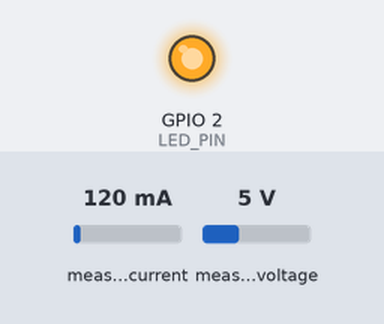
Bench run of a sketch on a simulated ESP8266 (NodeMCU). Shown: output pins drawn as LEDs (lit = HIGH). Inputs (shaded band) come from the test bench; at power-on: measured current 120 mA, measured voltage 5 V. WiFi joins after 1.5 s; servers stay silent unless stated; no MQTT or app messages arrive unless stated; what the sketch prints to the serial monitor is not drawn.

Above: at 5.8 s.
At 10.3 s:
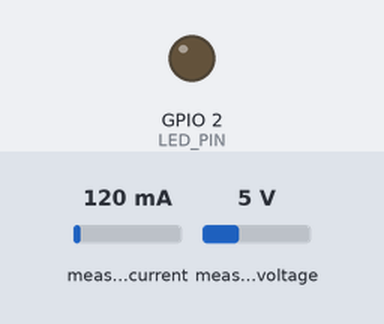
Timing chart, 0 to 14.5 s (numbered marks = the images above):
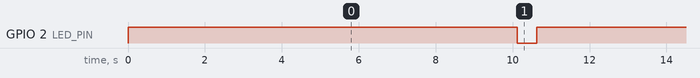

Measured:
- by itself, GPIO 2 (LED_PIN): alternates HIGH for 9.5 s and LOW for 0.50 s

The sketch:

esp82266_pzem_v4.ino
```cpp
/*
 * CÓDIGO V4.1 - PFE DE MONITORAMENTO DE ENERGIA
 * Versão com Autenticação MQTT
 * Inclui: WiFiManager (Tolerância a Falhas de Comunicação)
 * Inclui: Estrutura Não-Bloqueante (Tolerância a Falhas de Sistema/WDT)
 * Inclui: LED de Status (Heartbeat)
 */

// --- 1. BIBLIOTECAS ---
#include <ESP8266WiFi.h>
#include <PubSubClient.h>
#include <PZEM004Tv30.h>
#include <ArduinoJson.h>
#include <SoftwareSerial.h>
#include <WiFiManager.h>
#include <ArduinoOTA.h>

// --- 2. CONFIGURAÇÕES ---
const char* MQTT_SERVIDOR = "192.168.3.3"; // O IP PÚBLICO DO SERVIDOR OCI
const int   MQTT_PORTA = 1883;
const char* MQTT_TOPICO = "tcc/pzem/data";

// --- SUAS CREDENCIAIS MQTT ---
const char* MQTT_USUARIO = "pfeuser";
const char* MQTT_SENHA = "pfeiot";

// Variáveis para o cronômetro não-bloqueante (Envio a cada 10s)
long lastMsg = 0;
const int INTERVALO_ENVIO = 10000; // 10 segundos (10000 ms)

// --- 3. CONFIGURAÇÃO DO SENSOR PZEM ---
#define PZEM_RX_PIN 14
#define PZEM_TX_PIN 12
SoftwareSerial pzemSerial;
PZEM004Tv30 pzem(pzemSerial);

// --- 4. CONFIGURAÇÃO DO WIFI E MQTT ---
WiFiClient espClient;
PubSubClient client(espClient);

// --- NOVO: PINO DO LED INTERNO ---
#define LED_PIN LED_BUILTIN

// --- 5. FUNÇÃO DE SETUP (INICIALIZAÇÃO) ---
void setup() {
  Serial.begin(115200);
  Serial.println("\nIniciando...");

  pzemSerial.begin(9600, SWSERIAL_8N1, PZEM_RX_PIN, PZEM_TX_PIN);

  // --- NOVO: CONFIGURA O LED ---
  pinMode(LED_PIN, OUTPUT);
  digitalWrite(LED_PIN, HIGH); // Garante que o LED comece desligado (HIGH = OFF)

  // --- INICIALIZAÇÃO DO WIFIMANAGER ---
  WiFiManager wm;
  wm.setTimeout(180);
  Serial.println("Tentando conectar ao Wi-Fi...");
  if (!wm.autoConnect("MeuPZEM-Setup")) {
    Serial.println("Falha ao conectar e o tempo limite expirou. Reiniciando...");
    delay(3000);
    ESP.restart();
  }

  Serial.println("\nWiFi conectado!");
  Serial.print("Endereço IP: ");
  Serial.println(WiFi.localIP());


  client.setServer(MQTT_SERVIDOR, MQTT_PORTA);

  // --- INICIALIZAÇÃO DO OTA ---
  configurarOTA();
}


// --- 6. LOOP PRINCIPAL (NÃO-BLOQUEANTE) ---
void loop() {
  ArduinoOTA.handle(); // Verifica por novas atualizações OTA
  client.loop();       // Mantém o cliente MQTT vivo

  // Checa se o tempo de 10 segundos passou
  if (millis() - lastMsg > INTERVALO_ENVIO) {
    lastMsg = millis(); // Reseta o cronômetro

    if (!client.connected()) {
      reconectarMQTT();
    }

    // Ler TODOS os dados do sensor PZEM
    float tensao = pzem.voltage();
    float corrente = pzem.current();
    float potencia = pzem.power();
    float energia = pzem.energy();
    float frequencia = pzem.frequency();
    float fator_potencia = pzem.pf();

    if (!isnan(tensao) && !isnan(corrente) && !isnan(potencia) && !isnan(energia) && !isnan(frequencia) && !isnan(fator_potencia)) {
      Serial.println("--- NOVA LEITURA ---");
      enviarDadosMQTT(tensao, corrente, potencia, energia, frequencia, fator_potencia);
    } else {
      Serial.println("Erro ao ler dados do PZEM. Verifique a fiação.");
    }
  }
}


// --- 7. FUNÇÕES AUXILIARES ---

void reconectarMQTT() {
  while (!client.connected()) {
    Serial.print("Tentando conectar ao MQTT (Broker)... ");

    // --- USA AS CREDENCIAIS AQUI ---
    if (client.connect("ESP8266_Client_TCC", MQTT_USUARIO, MQTT_SENHA)) {
      Serial.println("Conectado!");
    } else {
      Serial.print("Falhou, rc=");
      Serial.print(client.state());
      Serial.println(" tentando novamente em 5 segundos");
      delay(5000);
    }
  }
}

void enviarDadosMQTT(float tensao, float corrente, float potencia, float energia, float frequencia, float fator_potencia) {
  StaticJsonDocument<256> doc;
  doc["tensao"] = tensao;
  doc["corrente"] = corrente;
  doc["potencia"] = potencia;
  doc["energia"] = energia;
  doc["frequencia"] = frequencia;
  doc["fator_potencia"] = fator_potencia;

  char buffer_json[256];
  serializeJson(doc, buffer_json);

  Serial.print("Publicando no tópico ");
  Serial.print(MQTT_TOPICO);
  Serial.print(" -> ");
  Serial.println(buffer_json);

  boolean publicado = client.publish(MQTT_TOPICO, buffer_json);

  if (publicado) {
    Serial.println("Publicado com sucesso!");

    // --- NOVO: PISCA O LED PARA CONFIRMAR O ENVIO ---
    digitalWrite(LED_PIN, LOW); // Liga o LED (lógica invertida)
    delay(500); // Deixa o LED aceso por 0.5 segundo para ser visível
    digitalWrite(LED_PIN, HIGH); // Desliga o LED

  } else {
    Serial.println("Falha ao publicar.");
  }
}

// --- 8. FUNÇÃO DE CONFIGURAÇÃO DO OTA ---
void configurarOTA() {
  ArduinoOTA.setHostname("PFE-TCC-OTA");
  ArduinoOTA.setPassword("PFEIOT"); // <-- SENHA DO OTA (não é a senha do MQTT)

  ArduinoOTA.onStart([]() {
    Serial.println("Iniciando atualização OTA...");
  });
  ArduinoOTA.onEnd([]() {
    Serial.println("\nFim da atualização.");
  });
  ArduinoOTA.onProgress([](unsigned int progress, unsigned int total) {
    Serial.printf("Progresso: %u%%\r", (progress / (total / 100)));
  });
  ArduinoOTA.onError([](ota_error_t error) {
    Serial.printf("Erro[%u]: ", error);
  });

  ArduinoOTA.begin();
  Serial.println("OTA (Atualização pela rede) está pronto!");
}
```
